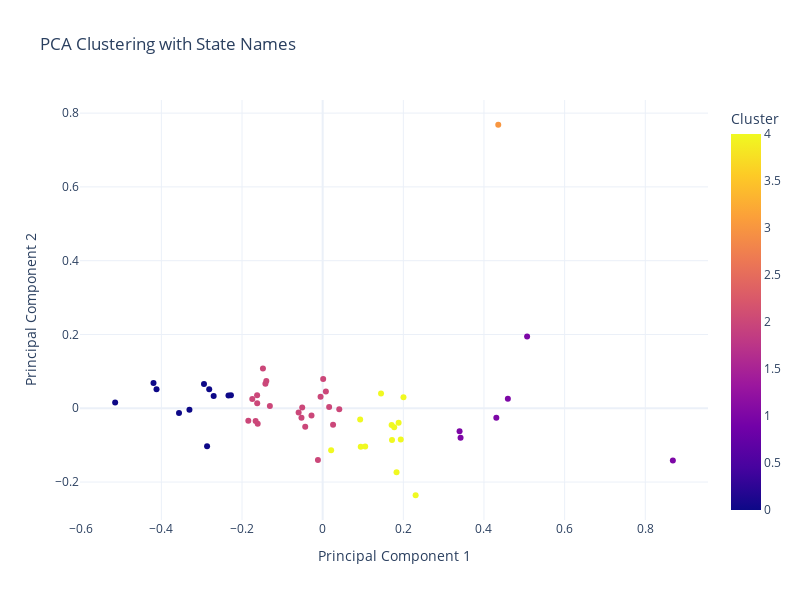

The code cell stored with this chart in its notebook:
### Code cell
#interactive plot of pca
import plotly.express as px
import pandas as pd
from sklearn.decomposition import PCA
from sklearn.cluster import KMeans


# Extract state column (if needed for visualization or labeling)
states = data['State']  # Assuming 'State' is the name of the column containing state information

# Drop state column for PCA
data_numeric = data.drop('State', axis=1)

# Perform PCA
pca = PCA(n_components=2)
pca_data = pca.fit_transform(data_numeric)

# Perform clustering on PCA-transformed data
kmeans = KMeans(n_clusters=5)  # Adjust number of clusters as needed
clusters = kmeans.fit_predict(pca_data)

# Create a DataFrame for visualization
plot_data = pd.DataFrame({
    'PC1': pca_data[:, 0],
    'PC2': pca_data[:, 1],
    'State': states,
    'Cluster': clusters
})

# Create an interactive scatter plot using Plotly
fig = px.scatter(plot_data, x='PC1', y='PC2', color='Cluster', hover_name='State', 
                 title='PCA Clustering with State Names', labels={'PC1': 'Principal Component 1', 'PC2': 'Principal Component 2'},
                 template='plotly_white', width=800, height=600)

# Show the plot
fig.show()

### Figure 1 — Plotly figure (JSON) as saved in the notebook; plotly's stock layout.template omitted (floating-point values rounded to 4 significant figures)
{"data": [{"hovertemplate": "<b>%{hovertext}</b><br><br>Principal Component 1=%{x}<br>Principal Component 2=%{y}<br>Cluster=%{marker.color}<extra></extra>", "hovertext": ["50 states, District of Columbia, and Puerto Rico", "Alabama", "Alaska", "Arizona", "Arkansas", "California", "Colorado", "Connecticut", "Delaware", "District of Columbia", "Florida", "Georgia", "Hawaii", "Idaho", "Illinois", "Indiana", "Iowa", "Kansas", "Kentucky", "Louisiana", "Maine", "Maryland", "Massachusetts", "Michigan", "Minnesota", "Mississippi", "Missouri", "Montana", "Nebraska", "Nevada", "New Hampshire", "New Jersey", "New Mexico", "New York", "North Carolina", "North Dakota", "Ohio", "Oklahoma", "Oregon", "Pennsylvania", "Rhode Island", "South Carolina", "South Dakota", "Tennessee", "Texas", "Utah", "Vermont", "Virginia", "Washington", "West Virginia", "Wisconsin", "Wyoming", "Puerto Rico"], "legendgroup": "", "marker": {"color": [2, 2, 1, 4, 2, 1, 2, 4, 2, 2, 4, 2, 2, 1, 2, 0, 0, 0, 2, 4, 0, 2, 2, 4, 1, 4, 4, 2, 2, 2, 0, 0, 4, 2, 2, 4, 0, 4, 4, 0, 0, 2, 4, 2, 2, 1, 0, 2, 1, 0, 2, 4, 3], "coloraxis": "coloraxis", "symbol": "circle"}, "mode": "markers", "name": "", "orientation": "v", "showlegend": false, "type": "scatter", "x": [0.04119, -0.0277, 0.8684, 0.1774, -0.005233, 0.3395, 0.007988, 0.1447, 0.01607, -0.1397, 0.1832, -0.1611, -0.05256, 0.342, -0.05964, -0.3562, -0.4195, -0.2275, 0.00125, 0.0944, -0.412, -0.1745, -0.142, 0.2004, 0.5069, 0.1883, 0.1937, -0.1663, -0.1625, 0.02577, -0.5146, -0.2703, 0.1719, -0.04327, -0.01175, 0.1054, -0.2814, 0.2306, 0.171, -0.2336, -0.3304, -0.131, 0.09301, -0.05073, -0.1481, 0.4592, -0.2943, -0.1843, 0.4306, -0.2866, -0.1623, 0.02104, 0.4354], "xaxis": "x", "y": [-0.002883, -0.01965, -0.1419, -0.05142, 0.03138, -0.06239, 0.04507, 0.0398, 0.00354, 0.07417, -0.1738, -0.04167, -0.02563, -0.08014, -0.01136, -0.01288, 0.06824, 0.03556, 0.07941, -0.1047, 0.0512, 0.02505, 0.06633, 0.02971, 0.1947, -0.03913, -0.08463, -0.03443, 0.0355, -0.04494, 0.01589, 0.03297, -0.08592, -0.04999, -0.1405, -0.1034, 0.05156, -0.2358, -0.04559, 0.03466, -0.004058, 0.005818, -0.03078, 0.002253, 0.1079, 0.02549, 0.06555, -0.03374, -0.02574, -0.1033, 0.01376, -0.1137, 0.7684], "yaxis": "y"}], "layout": {"coloraxis": {"colorbar": {"title": {"text": "Cluster"}}, "colorscale": [[0, "#0d0887"], [0.1111, "#46039f"], [0.2222, "#7201a8"], [0.3333, "#9c179e"], [0.4444, "#bd3786"], [0.5556, "#d8576b"], [0.6667, "#ed7953"], [0.7778, "#fb9f3a"], [0.8889, "#fdca26"], [1, "#f0f921"]]}, "height": 600, "legend": {"tracegroupgap": 0}, "title": {"text": "PCA Clustering with State Names"}, "width": 800, "xaxis": {"anchor": "y", "domain": [0, 1], "title": {"text": "Principal Component 1"}}, "yaxis": {"anchor": "x", "domain": [0, 1], "title": {"text": "Principal Component 2"}}}}
